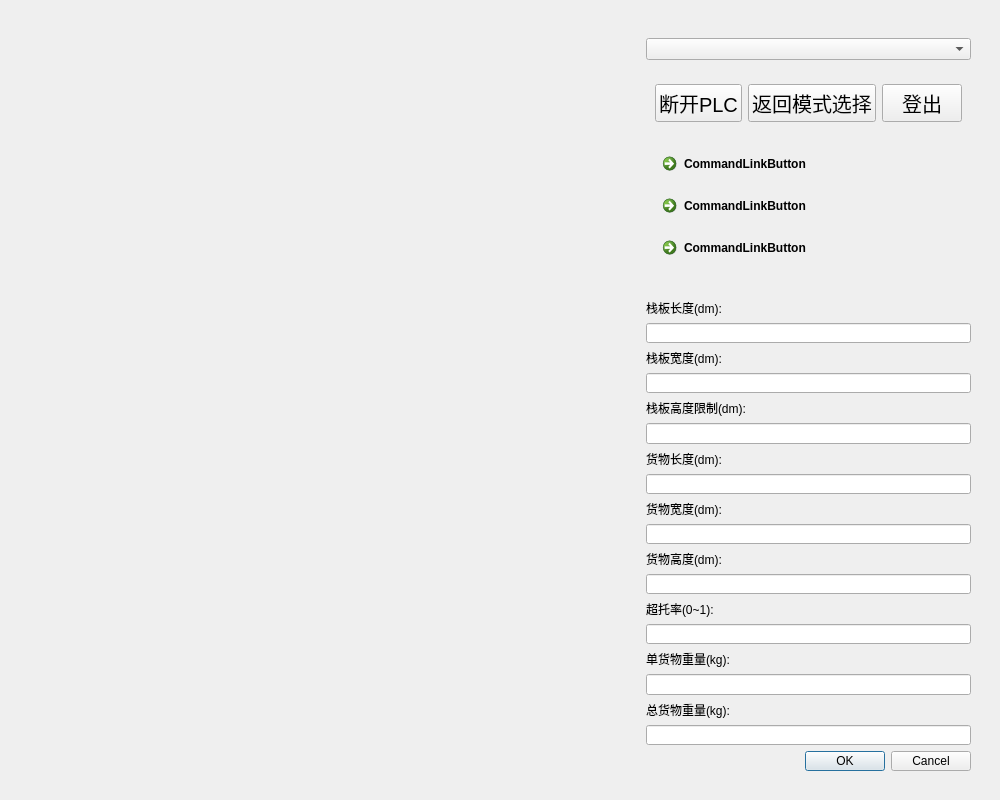
<?xml version="1.0" encoding="UTF-8"?>
<ui version="4.0">
 <class>viewerBoxes3D</class>
 <widget class="QWidget" name="viewerBoxes3D">
  <property name="geometry">
   <rect>
    <x>0</x>
    <y>0</y>
    <width>1000</width>
    <height>800</height>
   </rect>
  </property>
  <property name="sizePolicy">
   <sizepolicy hsizetype="Preferred" vsizetype="Preferred">
    <horstretch>0</horstretch>
    <verstretch>0</verstretch>
   </sizepolicy>
  </property>
  <property name="minimumSize">
   <size>
    <width>1000</width>
    <height>800</height>
   </size>
  </property>
  <property name="maximumSize">
   <size>
    <width>1000</width>
    <height>800</height>
   </size>
  </property>
  <property name="windowTitle">
   <string>在线编辑</string>
  </property>
  <layout class="QGridLayout" name="gridLayout" columnstretch="2,1">
   <item row="0" column="0">
    <widget class="QWidget" name="widget_3DViewer" native="true">
     <layout class="QGridLayout" name="gridLayout_4"/>
    </widget>
   </item>
   <item row="0" column="1">
    <widget class="QWidget" name="widget" native="true">
     <layout class="QGridLayout" name="gridLayout_2" rowstretch="2,10">
      <item row="0" column="0">
       <widget class="QWidget" name="widget_2" native="true">
        <layout class="QVBoxLayout" name="verticalLayout">
         <item>
          <widget class="QWidget" name="widget_3" native="true">
           <layout class="QGridLayout" name="gridLayout_3">
            <property name="leftMargin">
             <number>0</number>
            </property>
            <property name="rightMargin">
             <number>0</number>
            </property>
            <item row="0" column="0" colspan="2">
             <widget class="QComboBox" name="comboBox"/>
            </item>
           </layout>
          </widget>
         </item>
         <item>
          <widget class="QWidget" name="widget_6" native="true">
           <property name="minimumSize">
            <size>
             <width>0</width>
             <height>50</height>
            </size>
           </property>
           <layout class="QGridLayout" name="gridLayout_6">
            <item row="1" column="2">
             <widget class="QPushButton" name="pushButton_returnHome">
              <property name="font">
               <font>
                <pointsize>15</pointsize>
               </font>
              </property>
              <property name="text">
               <string>登出</string>
              </property>
             </widget>
            </item>
            <item row="1" column="1">
             <widget class="QPushButton" name="pushButton_returnChooseMode">
              <property name="font">
               <font>
                <pointsize>15</pointsize>
               </font>
              </property>
              <property name="text">
               <string>返回模式选择</string>
              </property>
             </widget>
            </item>
            <item row="1" column="0">
             <widget class="QPushButton" name="pushButton_disconnectPLC">
              <property name="font">
               <font>
                <pointsize>15</pointsize>
               </font>
              </property>
              <property name="text">
               <string>断开PLC</string>
              </property>
             </widget>
            </item>
           </layout>
          </widget>
         </item>
         <item>
          <widget class="QWidget" name="widget_4" native="true">
           <layout class="QVBoxLayout" name="verticalLayout_2">
            <item>
             <widget class="QCommandLinkButton" name="createCubeButton">
              <property name="text">
               <string>CommandLinkButton</string>
              </property>
             </widget>
            </item>
            <item>
             <widget class="QCommandLinkButton" name="readFileButton">
              <property name="text">
               <string>CommandLinkButton</string>
              </property>
             </widget>
            </item>
            <item>
             <widget class="QCommandLinkButton" name="readSqlButton">
              <property name="text">
               <string>CommandLinkButton</string>
              </property>
             </widget>
            </item>
           </layout>
          </widget>
         </item>
        </layout>
       </widget>
      </item>
      <item row="1" column="0">
       <widget class="QWidget" name="widget_5" native="true">
        <layout class="QVBoxLayout" name="verticalLayout_3">
         <item>
          <widget class="QLabel" name="label">
           <property name="text">
            <string>栈板长度(dm):</string>
           </property>
          </widget>
         </item>
         <item>
          <widget class="QLineEdit" name="lengthLineEdit"/>
         </item>
         <item>
          <widget class="QLabel" name="label_2">
           <property name="text">
            <string>栈板宽度(dm):</string>
           </property>
          </widget>
         </item>
         <item>
          <widget class="QLineEdit" name="widthLineEdit"/>
         </item>
         <item>
          <widget class="QLabel" name="label_3">
           <property name="text">
            <string>栈板高度限制(dm):</string>
           </property>
          </widget>
         </item>
         <item>
          <widget class="QLineEdit" name="heightLineEdit"/>
         </item>
         <item>
          <widget class="QLabel" name="label_4">
           <property name="text">
            <string>货物长度(dm):</string>
           </property>
          </widget>
         </item>
         <item>
          <widget class="QLineEdit" name="goods_length_LineEdit"/>
         </item>
         <item>
          <widget class="QLabel" name="label_5">
           <property name="text">
            <string>货物宽度(dm):</string>
           </property>
          </widget>
         </item>
         <item>
          <widget class="QLineEdit" name="goods_width_LineEdit"/>
         </item>
         <item>
          <widget class="QLabel" name="label_6">
           <property name="text">
            <string>货物高度(dm):</string>
           </property>
          </widget>
         </item>
         <item>
          <widget class="QLineEdit" name="goods_height_LineEdit"/>
         </item>
         <item>
          <widget class="QLabel" name="label_7">
           <property name="text">
            <string>超托率(0~1):</string>
           </property>
          </widget>
         </item>
         <item>
          <widget class="QLineEdit" name="outRatioLineEdit"/>
         </item>
         <item>
          <widget class="QLabel" name="label_8">
           <property name="text">
            <string>单货物重量(kg):</string>
           </property>
          </widget>
         </item>
         <item>
          <widget class="QLineEdit" name="weightLineEdit"/>
         </item>
         <item>
          <widget class="QLabel" name="label_9">
           <property name="text">
            <string>总货物重量(kg):</string>
           </property>
          </widget>
         </item>
         <item>
          <widget class="QLineEdit" name="totalweightLineEdit"/>
         </item>
         <item>
          <widget class="QDialogButtonBox" name="buttonBox">
           <property name="orientation">
            <enum>Qt::Horizontal</enum>
           </property>
           <property name="standardButtons">
            <set>QDialogButtonBox::Cancel|QDialogButtonBox::Ok</set>
           </property>
          </widget>
         </item>
        </layout>
       </widget>
      </item>
     </layout>
    </widget>
   </item>
  </layout>
 </widget>
 <resources/>
 <connections/>
</ui>
